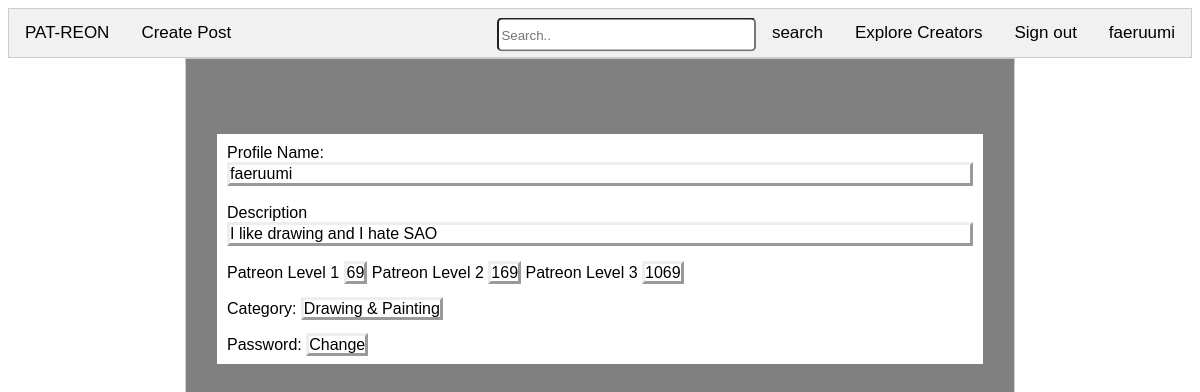
Page /page/settings.php (signed in) on the earlier database version.
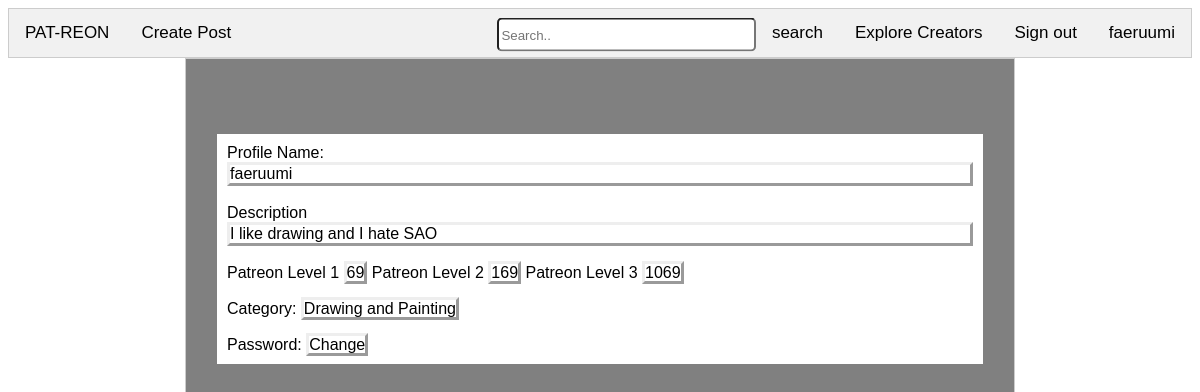
Same page on the later database version.
### tables this page shows
CREATE TABLE `users` (
  `userid` int(11) NOT NULL AUTO_INCREMENT,
  `categoryid` int(11) NOT NULL,
  `username` varchar(45) NOT NULL,
  `email` varchar(45) NOT NULL,
  `password` longtext NOT NULL,
  `description` varchar(100) NOT NULL,
  PRIMARY KEY (`userid`),
  KEY `categoryid` (`categoryid`),
  CONSTRAINT `users_ibfk_1` FOREIGN KEY (`categoryid`) REFERENCES `categories` (`categoryid`)
);

CREATE TABLE `categories` (
  `categoryid` int(11) NOT NULL,
  `categoryname` varchar(45) NOT NULL,
  PRIMARY KEY (`categoryid`)
);

### page/settings.php (the view, shortened to what this page needs)
<?php
  include '../php/dbh.php';
  $userLoggedIn = 0;
  $uName = "";
  if(isset($_SESSION['uID'])){
    $userLoggedIn = $_SESSION['uID'];
    $uName = $_SESSION['uName'];
  }else{
  	header("Location: index.php");
  }
  $sql = $conn->prepare("select * from users, categories where users.userid > 1 and users.categoryid = categories.categoryid and username like ?");
  $sql->bind_param('s',$uName);
  $sql->execute();
  $res = $sql->get_result();
  $row = $res->fetch_assoc();
?>
<!DOCTYPE html>
<html>
<head>
</head>
<body>
  <div class="tab" >
    <a href="index.php"><button class="tablinks" onclick="" style="float: left;">PAT-REON</button></a>
    <?php
      if($userLoggedIn != 0){
          echo "<a href=\"post.php\"><button class=\"tablinks\" onclick=\"\" style=\"float: left;\">Create Post</button></a>";
          echo "<a href=\"profile.php\"><button class=\"tablinks\" onclick=\"\">".htmlspecialchars($uName)."</button></a>";
          echo "<a href=\"../php/signOut.php\"><button class=\"tablinks\" onclick=\"\">Sign out</button></a>";
      }else{
          echo "<a href=\"login.html\"><button class=\"tablinks\" onclick=\"\">log In</button></a>";
          echo "<a href=\"signup.php\"><button class=\"tablinks\" onclick=\"\">Sign Up</button></a>";
      }
  	?>
    <a href="categories.html"><button class="tablinks" onclick="">Explore Creators</button></a>
    <div style="float: right; box-sizing: border-box;">
      <form action="search.php" method="post">
      <input type="text" placeholder="Search.." name="patSearch">
      <button type="submit">search</button>
      </form>
    </div>
  </div>
  <div class="setting">
    <div class="profiledets">
      Profile Name:
      <div id="profname" onclick="clickedname()"><?php echo htmlspecialchars($row['username']);?></div>
      <br>
      Description
      <div id="descriptions" style="" onclick="clickeddesc()"><?php echo htmlspecialchars($row['description']);?></div>
      <br>
      <div id="levels">
      Patreon Level 1
      <span id="lvl1" onclick="clickedlvl1()">69</span>
      Patreon Level 2
      <span id="lvl2" onclick="clickedlvl2()">169</span>
      Patreon Level 3
      <span id="lvl3" onclick="clickedlvl3()">1069</span>
      <br><br>
      Category:
      <span id="category" onclick="clickedcate()"><?php echo htmlspecialchars($row['categoryname']);?></span>
      <br><br>
      Password:
      <span id="pw" onclick="clickedpw()">Change</span>
    </div>
  </div>
</body>
</html>

### page/settings.php (style rules this page uses)
body { font-family: Arial; }
.tab { overflow: hidden; border: 1px solid #ccc; background-color: #f1f1f1; }
.tab button { background-color: inherit; border: none; outline: none; cursor: pointer; padding: 14px 16px; transition: 0.3s; font-size: 17px; text-align:center; float: right; }
.tab input { background: #fff; border-radius: 5px; display: inline-block; height: 25px; margin: 0; padding: 2.5px; position: relative; transform: translateY(25%); width: 250px; }
.setting { background-color: gray; margin: auto; border: 1px solid #ccc; width:70%; height:1000px; display: block; border-collapse: collapse; word-wrap:break-word; text-align: center; padding-top: 75px; }
.profiledets { word-wrap:break-word; text-align: left; background-color: white; padding: 10px; width: 90%; margin: auto 1.5em; display: inline-block; }
#profname, #descriptions, #lvl1, #lvl2, #lvl3, #category, #pw { cursor: pointer; border: outset; }

Differences in the rows shown:
changed users "faeruumi": categoryid.categoryname "Drawing & Painting" → "Drawing and Painting"
